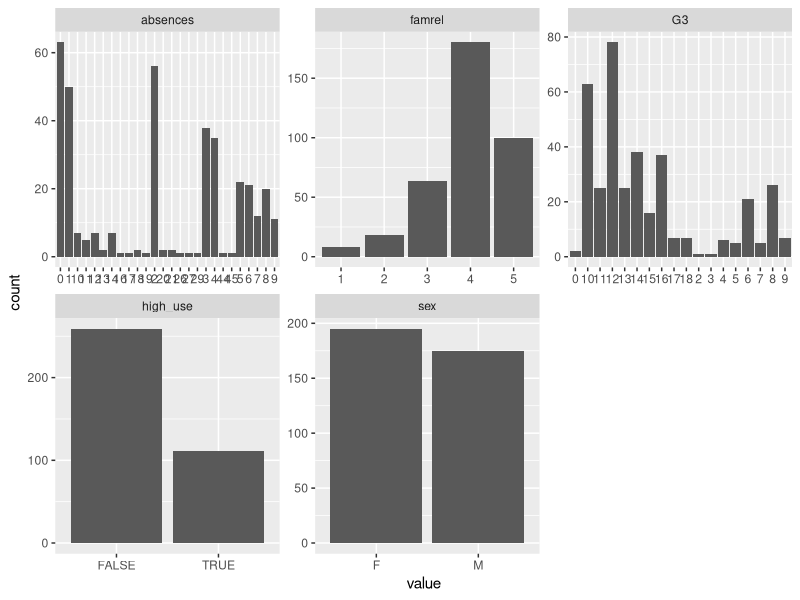
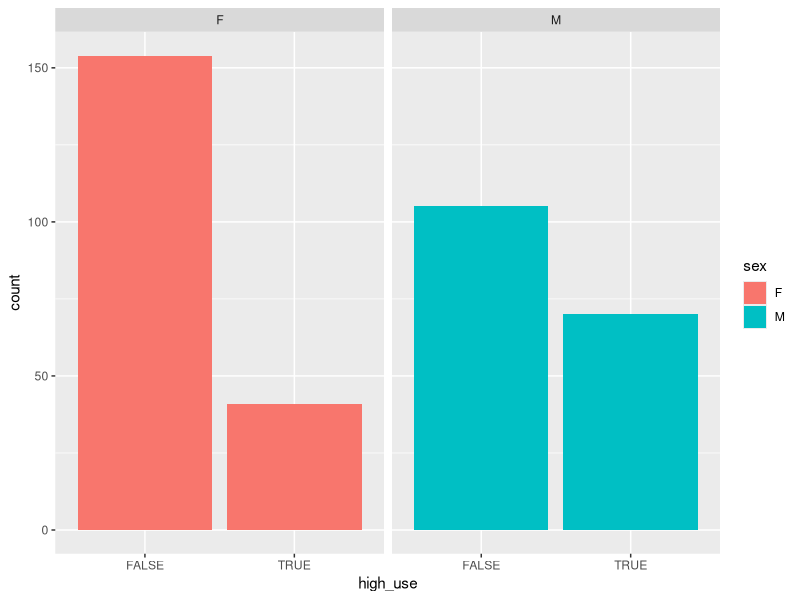
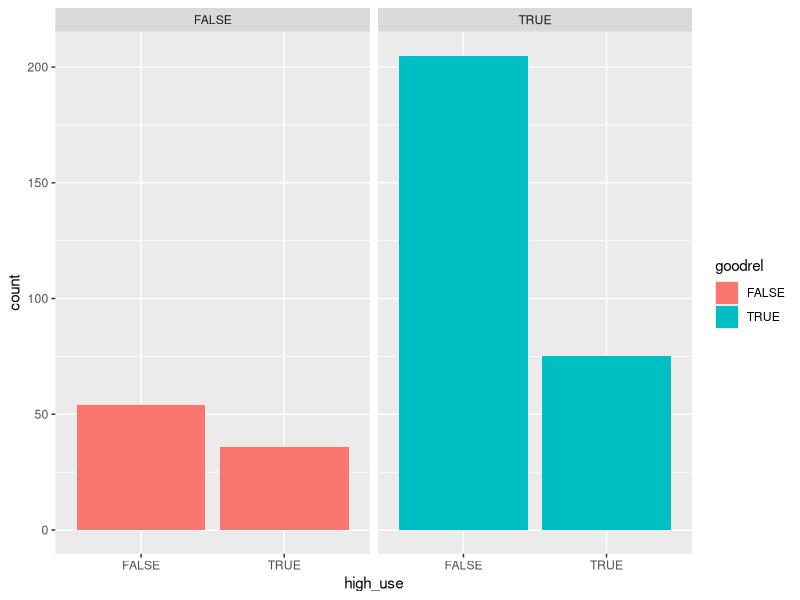
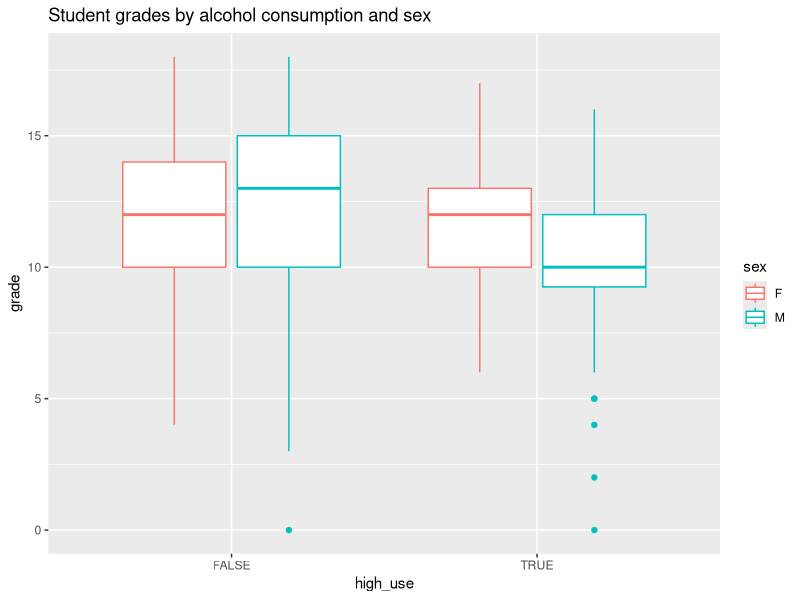
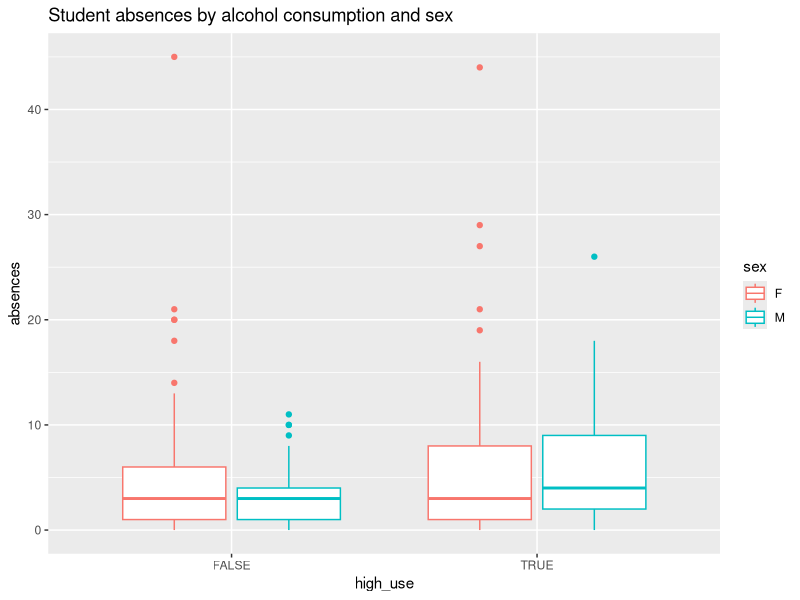

Source code (R) for these figures, in order:
## ---- chunk 1
#read the data into R
alc <- read.csv("./data/pormath.csv")
#dimensions of the data
dim(alc)
#variable names
colnames(alc)

## ---- chunk 2
# Access the libraries needed 
library(tidyverse)
library(ggplot2)
## ---- chunk 3
# keep only variables of interest
alc <- alc %>% select(high_use,sex,famrel,absences,G3)

# and draw a bar plot of each variable
gather(alc) %>% ggplot(aes(value)) + facet_wrap("key", scales = "free") + geom_bar()
## ---- chunk 4
# initialize a plot of high_use by sex
g <- ggplot(data = alc,aes(x = high_use, fill=sex))
# draw a bar plot of high_use by sex
g + geom_bar() + facet_wrap("sex")


## ---- chunk 5
# derive a binary variable goodrel from famrel
alc <- alc %>% mutate(goodrel=famrel>3)
# initialize a plot of high_use by good family relationships
g <- ggplot(data = alc,aes(x = high_use, fill=goodrel))
# draw a bar plot of high_use by goodrel
g + geom_bar() + facet_wrap("goodrel")


## ---- chunk 6
# initialize a plot of high_use and G3, grouping by sex
g1 <- ggplot(alc, aes(x = high_use, y = G3,col=sex))

# define the plot as a boxplot and draw it
g1 + geom_boxplot() + ylab("grade") +
ggtitle("Student grades by alcohol consumption and sex")
## ---- chunk 7
# initialize a plot of high_use and absences, grouping by sex
g1 <- ggplot(alc, aes(x = high_use, y = absences,col=sex))

# define the plot as a boxplot and draw it
g1 + geom_boxplot() + ylab("absences") +
ggtitle("Student absences by alcohol consumption and sex")

## ---- chunk 8
m <- glm(high_use ~ sex + goodrel + absences + G3, data = alc, family = "binomial")

# print out a summary of the model
summary(m)

# compute odds ratios (OR)
OR <- coef(m) %>% exp

# compute confidence intervals (CI)
CI <- m %>% confint %>% exp

# print out the odds ratios with their confidence intervals
cbind(OR, CI)


## ---- chunk 9
# predict() the probability of high_use
probabilities <- predict(m, type = "response")

# add the predicted probabilities to 'alc'
alc <- mutate(alc, probability = probabilities)

# use the probabilities to make a prediction of high_use
alc <- mutate(alc, prediction = probability>0.5)

# tabulate the target variable versus the predictions
table(high_use = alc$high_use, prediction = alc$prediction) %>% prop.table %>% addmargins()


